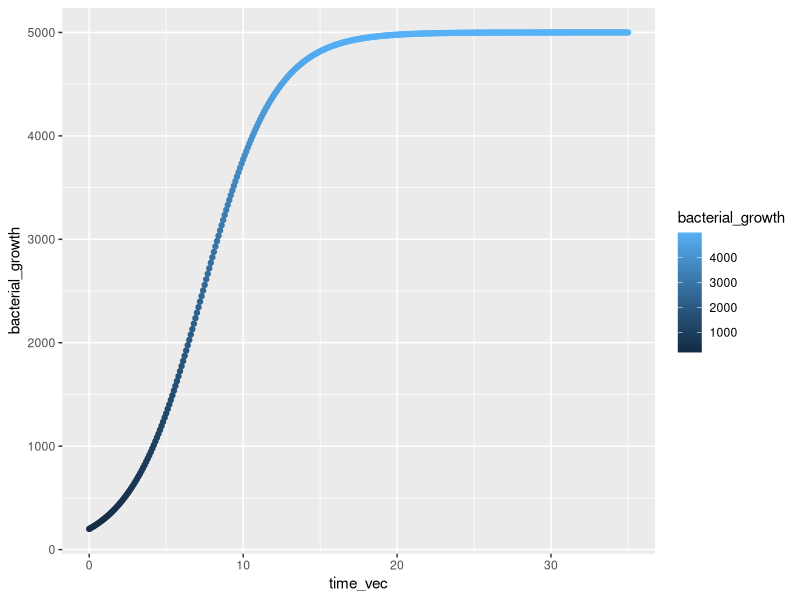
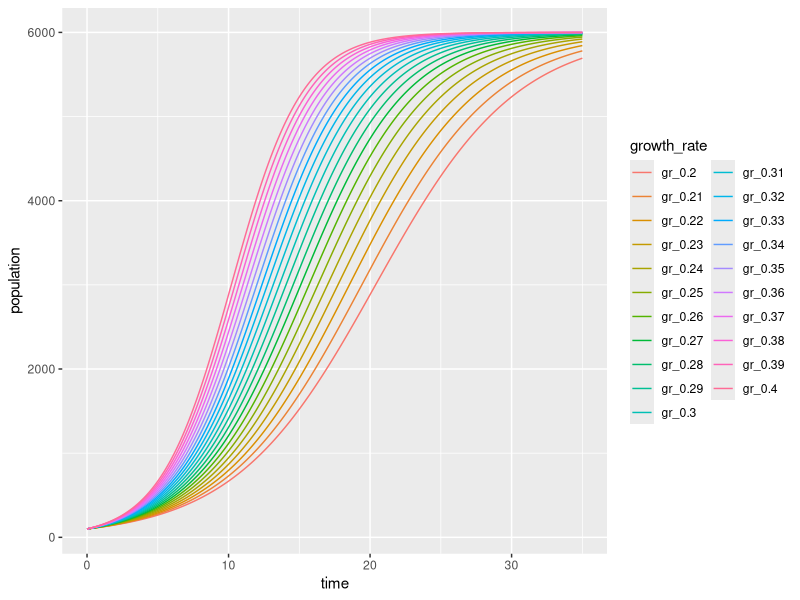

Write the R code that produced these figures, in order.
## ---- chunk 1
knitr::opts_chunk$set(echo = TRUE)
library(tidyverse)
## ---- chunk 2
# calculate the groundwater transport rate

gw_rate <- function(site) {
  
  gw_slope_depth <- data.frame(sitename = c("mountain", "prairie", "desert", "beach"),
                               depth = c(32, 41, 63, 2),
                               slope = c(11.3, 0.4, 0.8, 2.6))
  site_select <- filter(gw_slope_depth, sitename == site)
  
  transport_rate <- 1.4 * site_select$slope + 3.6 * site_select$depth
  
  return(transport_rate)
  
}

gw_rate("beach")

## ---- chunk 3
gw_rate_switch <- function(site) {
  gw_slope_depth <- switch(site,
                           "mountain" = c(32, 11.3),
                           "prairie" = c(41, 0.4),
                           "desert" = c(63, 0.8),
                           "beach" = c(2, 2.6))
  
  transport_rate <- 1.4 * gw_slope_depth[2] + 3.6 * gw_slope_depth[1]
  
  return(transport_rate)
  
}

beach_rate <- gw_rate_switch("beach")

beach_rate
## ---- chunk 4


logistic_growth <- function(K, N0, r, time) {
  Nt <- K / (1+((K - N0) / N0) * exp(-r * time))
  print(Nt)
}

logistic_growth(K = 5000, N0 = 200, r = 0.43, time = 6)

time_vec <- seq(from = 0, to = 35, by = 0.1)

bacterial_growth <- logistic_growth(K = 5000, N0 = 200, r = 0.43, time = time_vec)

## ---- chunk 5
bacterial_df <- data.frame(time_vec, bacterial_growth)

ggplot(data = bacterial_df, aes(x = time_vec, y = bacterial_growth)) +
  geom_point(aes(color = bacterial_growth))
## ---- chunk 6
r_seq <- seq(from = 0.20, to = 0.40, by = 0.01)
time_vec <- seq(from = 0, to = 35, by = 0.1)

out_matrix <- matrix(ncol = length(r_seq), nrow = length(time_vec))

# N0 = 100, K = 6000
for (i in seq_along(r_seq)) {
  for (j in seq_along(time_vec)) {
    pop <-logistic_growth(K = 6000, N0 = 100, r = r_seq[i], time = time_vec[j])
    out_matrix[j, i] <- pop
  }
}

# Wrangling

out_df <- data.frame(time = time_vec, out_matrix)

# Udpate col names

colnames(out_df) <- c("time", paste0("gr_", r_seq))

# make a long form (tidy version) of this data
out_df_long <- out_df %>% 
  pivot_longer(-time, names_to = "growth_rate", values_to = "population")

# Make in ggplot a line graph (geom_line()) for pop over time with color depending on the growth rate

ggplot(data = out_df_long, aes(x = time, y = population)) +
  geom_line(aes(color = growth_rate))
